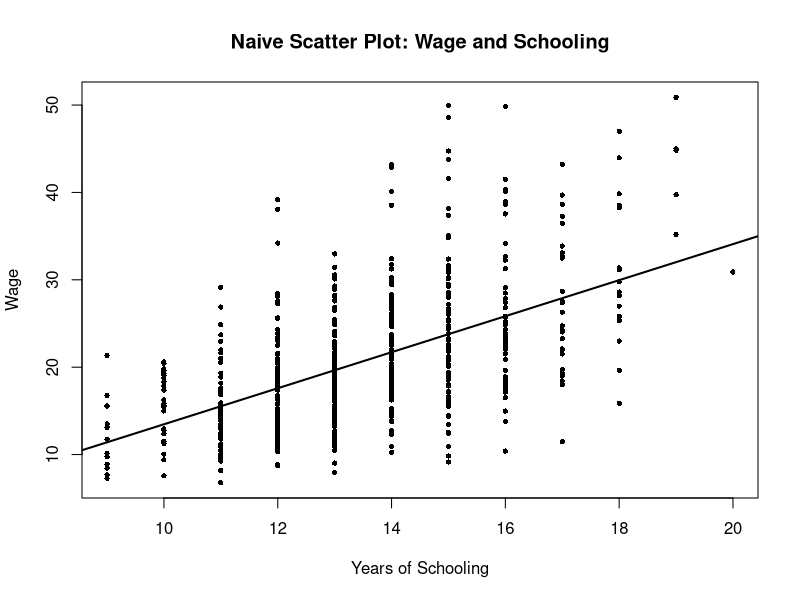

Generate this figure with R:
## ---- chunk 1
#| echo: false
#| fig-cap: "教育年数と対数賃金の素朴な散布図"
# =========================================
# Demo scatter: wage vs schooling (toy data)
# =========================================
set.seed(123)

N <- 600

# 教育年数（だいたい 9〜20年）
schooling <- pmin(pmax(round(rnorm(N, mean = 13.5, sd = 2.2)), 9), 20)

# 観測されない能力（本当は見えない要因）
ability <- rnorm(N, mean = 0, sd = 1)

# 対数賃金の生成（教育 + 能力 + ノイズ）
# ※ ability も賃金に効くようにしておく（後で「バイアス」の話につなげやすい）
log_wage <- 1.6 + 0.1 * schooling + 0.20 * ability + rnorm(N, sd = 0.22)

# レベル賃金（適当な単位）
wage <- exp(log_wage)

df_demo <- data.frame(
  schooling = schooling,
  wage = wage,
  log_wage = log_wage
)

# -----------------------------------------
# Plot : log wage vs schooling
# -----------------------------------------
plot(
  df_demo$schooling, df_demo$wage,
  pch = 16, cex = 0.7,
  xlab = "Years of Schooling",
  ylab = "Wage",
  main = "Naive Scatter Plot: Wage and Schooling"
)

abline(lm(wage ~ schooling, data = df_demo), lwd = 2)

fit_ols <- lm(wage ~ schooling, data = df_demo)

beta_hat <- coef(fit_ols)[["schooling"]]
